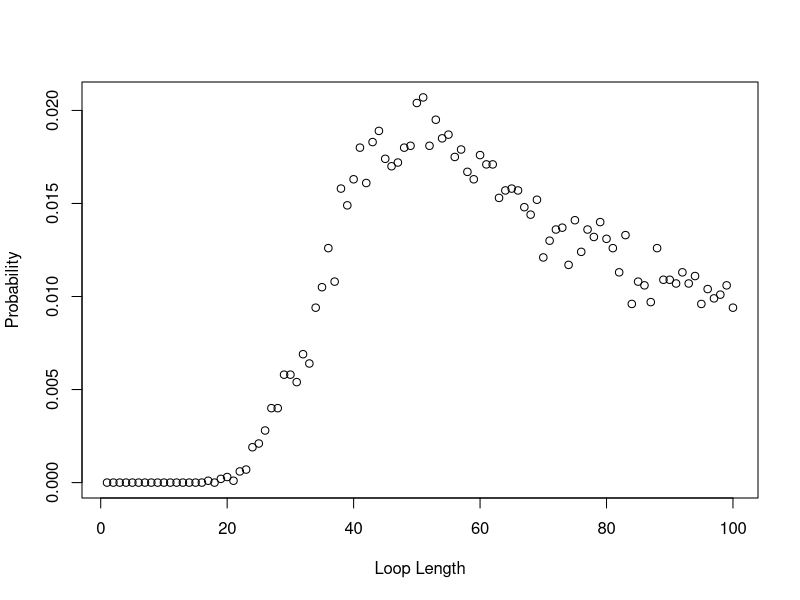

Recreate this plot in R.


Pone <- function(n,k,strategy,nreps = 10000){
  success = 0
  for (i in 1:nreps){
    if (strategy == 1){
      box <-  sample(1:(2*n),2*n)
      card = box[k]
      for(time in 1:(n-1)){
        card = box[card]
        if ( card == k){
          success = success + 1
          break
        }
      }
    }
    else if (strategy == 2){
      box <-  sample(1:(2*n),2*n)
      card = sample(1:(2*n),1)
      for(time in 1:(n-1)){
        card = box[card]
        if ( card == k){
          success = success + 1
          break
        }
      }
    }
    else if (strategy == 3){
      random_n <-  sample(1:(2*n),n)
      if (length(which(random_n == k )) > 0){
        success = success + 1
      }
    }
  }
  success/nreps
}




Pone <- function(n,k,strategy,nreps = 10000){
  box <- 1:(2*n)
  count <- 10000
  # strategy 1
  if (strategy == 1){
    for (i in 1:nreps) {
      box <- sample(box,2*n)
      num <- k
      t <- n
      while (t > 0){
        num <- box[num]
        if (num == k){break}
        t = t - 1
      }
      if (t == 0){
        count = count - 1
      }
    }
  }
  
  # strategy 2
  if (strategy == 2){
    for (i in 1:nreps) {
      box <- sample(box,2*n)
      num <- sample(box,1)
      t <- n
      while (t > 0){
        num = box[num]
        if (num == k){break}
        t = t - 1
      }
      if (t == 0){
        count = count - 1
      }
    }
  }
  # strategy 3
  if (strategy == 3){
    for (i in 1:nreps) {
      box <- sample(box,n)
      if (k %in% box[] == T){
        break
      }
      else {
        count = count -1
      }
    }
  }
  
  prob <- count/nreps
  return(prob)
}

p = Pone(50,34,1,1)


Pone <- function(n,k,strategy,nreps = 10000){
  A <- 1: (2*n)
  escape = 0
  if (strategy == 1){
    j = 1
    for (j in 1 : nreps){
      prisoner <- sample(A, 2*n, replace = FALSE)
      cardinbox <- sample(A, 2*n, replace = FALSE)
      i = 1
      numforpk <- prisoner[k]
      m <- cardinbox[numforpk]
      for ( i in 1 : n ){
        if (m == prisoner[k]){
          escape = escape + 1 
          break
        }
        else { if ( i < n ){
          m = cardinbox[m]
          i = i + 1
        }
          else{
            escape = escape
            break
          }
        } 
      }
      j = j + 1
    }
  }
  if (strategy == 2){
    j = 1
    for (j in 1 : nreps){
      prisoner <- sample(A, 2*n, replace = FALSE)
      cardinbox <- sample(A, 2*n, replace = FALSE)
      i = 1
      k_1 <- sample(A, 1, replace = FALSE)
      m <- cardinbox[k_1]
      for ( i in 1:n ){
        if (m == prisoner[k]){
          escape = escape + 1 
          break
        }
        else { if ( i < n){
          m = cardinbox[m]
          i = i + 1
        }
          else{
            escape = escape
            break
          }
        } 
      }
      j = j + 1
    }
    
  }
  if (strategy == 3){
    j = 0
    for (j in 1 : nreps){
      prisoner <- sample(A, 2*n, replace = FALSE)
      cardinbox <- sample(A, 2*n, replace = FALSE)
      box_open <- sample(A, n, replace = FALSE)
      if (prisoner[k] %in% cardinbox[box_open]){
        escape = escape + 1
      }
      else {escape = escape}
    }
    j = j + 1
  }
  escape / nreps
}

# Pall <-  function(n, strategy, nreps = 10000){
#   Pall_prob = 0
#   for (i in 1:nreps){
#     success <-  rep(0, 2*n)
#     for (k in 1:(2*n)){
#       if (Pone(n, k, strategy, 1) > 0){
#         success[k] = 1
#         break
#       }
#     }
#     if (sum(success) == 2*n){
#       Pall_prob = Pall_prob + 1
#     }
#   }
#   Pall_prob/nreps
# }

Pall <-  function(n, nreps = 10000){
  Pall_prob = 0
  for (i in 1:nreps){
    success <-  rep(0, 2*n)
    box <-  sample(1:(2*n),2*n)
    for (k in 1:(2*n)){
      card = box[k]
      for(time in 1:(n-1)){
        card = box[card]
        if ( card == k){
          success[k] = 1
          break
        }
      }
    }
    if (sum(success) == 2*n){
      Pall_prob = Pall_prob + 1
    }
  }
  Pall_prob/nreps
}





Pall(5,3)

Pall(100,1)
Pall(100)



# dloop <- function(n, nreps = 10000){
#   d_prob <- rep(0, 2*n)
#   for (m in 1:nreps){
#     u <- sample(1:(2*n), 2*n)
#     #k <-  sample(1:(2*n), 2*n)
#     for (k in 1:(2*n)){
#       success <- rep(0, 2*n)
#       card = u[k]
#       for(length_loop in 2:(2*n+1)){
#         if (card == k){
#           success[length_loop-1] = 1
#           break
#         }
#         card = u[card]
#       }
#     }
#     d_prob <- d_prob + success
#   }
#   d_prob
# }



dloop <- function(n, nreps = 10000){
  d_prob <- rep(0, 2*n)
  for(length_loop in 2:(2*n+1)){
    
  }
  for (m in 1:nreps){
    u <- sample(1:(2*n), 2*n)
    #k <-  sample(1:(2*n), 2*n)
    for (k in 1:(2*n)){
      success <- rep(0, 2*n)
      card = u[k]
      for(length_loop in 2:(2*n+1)){
        if (card == k){
          success[length_loop-1] = 1
          break
        }
        card = u[card]
      }
    }
    d_prob <- d_prob + success
  }
  d_prob
}




Pall <-  function(n, nreps = 10000){
  Pall_prob = 0
  for (i in 1:nreps){
    success <-  rep(0, 2*n)
    box <-  sample(1:(2*n),2*n)
    for (k in 1:(2*n)){
      card = box[k]
      for(time in 1:(n-1)){
        card = box[card]
        if ( card == k){
          success[k] = 1
          break
        }
      }
    }
    if (sum(success) == 2*n){
      Pall_prob = Pall_prob + 1
    }
  }
  Pall_prob/nreps
}


dloop <- function(n, nreps = 10000){
  d_prob <- rep(0, 2*n)
  
  for (m in 1:nreps){
    u <- sample(1:(2*n))
    k <- sample(1:(2*n))
    success <- rep(0, 2*n)
    card = u[k]
  
    for (i in 1:(2*n)){
      card = u[k[i]]
      
      for(length_loop in 1:(2*n)){
        
        if (card == k[i]){
          success[length_loop] = 1
          break
        }
        card = u[card]
      }
    }
    l <- which(success == 1)
    d_prob[l[length(l)]] <- d_prob[l[length(l)]] + 1
  }
  d_prob/sum(d_prob)
}

dloop(50)










dloop_probability <- dloop(50)

# for probability that there is no loop longer than 50.
# it means the addition of the front 50 probability

dloop_probability <- dloop(50)

sum(dloop_probability[1:50])
plot(dloop_probability, xlab="Loop Length",ylab="Probability")


s <-  c(1,2,3)
s[length(s)]


n = 50

d_prob <- rep(0, 2*n)


u <- sample(1:(2*n), 2*n)
k <- sample(1:(2*n), 2*n)
success <- rep(0, 2*n)
for (i in 1:(2*n)){
  card = u[k[i]]
  
  for(length_loop in 1:(2*n)){
    
    if (card == k[i]){
      success[length_loop] =  success[length_loop] + 1
      break
    }
    card = u[card]
  }
}
success
d_prob <- d_prob +success
d_prob


u
which(k == 13)
u[13]


